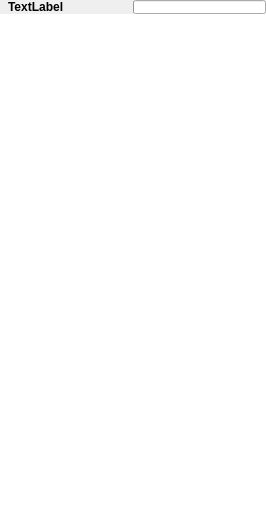
<?xml version="1.0" encoding="UTF-8"?>
<ui version="4.0">
 <class>NodesFrame</class>
 <widget class="QWidget" name="NodesFrame">
  <property name="geometry">
   <rect>
    <x>0</x>
    <y>0</y>
    <width>266</width>
    <height>513</height>
   </rect>
  </property>
  <property name="sizePolicy">
   <sizepolicy hsizetype="Preferred" vsizetype="Expanding">
    <horstretch>0</horstretch>
    <verstretch>0</verstretch>
   </sizepolicy>
  </property>
  <property name="windowTitle">
   <string>AP Configuration</string>
  </property>
  <layout class="QVBoxLayout" name="verticalLayout">
   <property name="spacing">
    <number>0</number>
   </property>
   <property name="leftMargin">
    <number>0</number>
   </property>
   <property name="topMargin">
    <number>0</number>
   </property>
   <property name="rightMargin">
    <number>0</number>
   </property>
   <property name="bottomMargin">
    <number>0</number>
   </property>
   <item>
    <layout class="QHBoxLayout" name="toolBarLayout">
     <property name="spacing">
      <number>1</number>
     </property>
    </layout>
   </item>
   <item>
    <layout class="QHBoxLayout" name="horizontalLayout">
     <property name="spacing">
      <number>0</number>
     </property>
     <property name="leftMargin">
      <number>0</number>
     </property>
     <property name="topMargin">
      <number>0</number>
     </property>
     <property name="rightMargin">
      <number>0</number>
     </property>
     <property name="bottomMargin">
      <number>0</number>
     </property>
     <item>
      <widget class="ClickableLabel" name="lbUavName">
       <property name="font">
        <font>
         <weight>75</weight>
         <bold>true</bold>
        </font>
       </property>
       <property name="text">
        <string>TextLabel</string>
       </property>
       <property name="margin">
        <number>0</number>
       </property>
       <property name="indent">
        <number>8</number>
       </property>
       <property name="textInteractionFlags">
        <set>Qt::LinksAccessibleByMouse|Qt::TextSelectableByMouse</set>
       </property>
      </widget>
     </item>
     <item>
      <widget class="QProgressBar" name="progressBar">
       <property name="sizePolicy">
        <sizepolicy hsizetype="Ignored" vsizetype="Ignored">
         <horstretch>0</horstretch>
         <verstretch>0</verstretch>
        </sizepolicy>
       </property>
       <property name="font">
        <font>
         <pointsize>8</pointsize>
        </font>
       </property>
      </widget>
     </item>
    </layout>
   </item>
   <item>
    <widget class="NodesTreeView" name="tree">
     <property name="sizePolicy">
      <sizepolicy hsizetype="Preferred" vsizetype="Expanding">
       <horstretch>0</horstretch>
       <verstretch>0</verstretch>
      </sizepolicy>
     </property>
     <property name="frameShape">
      <enum>QFrame::NoFrame</enum>
     </property>
     <attribute name="headerVisible">
      <bool>false</bool>
     </attribute>
     <attribute name="headerDefaultSectionSize">
      <number>50</number>
     </attribute>
     <attribute name="headerMinimumSectionSize">
      <number>10</number>
     </attribute>
    </widget>
   </item>
   <item>
    <widget class="QLineEdit" name="eFilter">
     <property name="focusPolicy">
      <enum>Qt::ClickFocus</enum>
     </property>
     <property name="frame">
      <bool>false</bool>
     </property>
     <property name="clearButtonEnabled">
      <bool>true</bool>
     </property>
    </widget>
   </item>
  </layout>
  <action name="aRequest">
   <property name="icon">
    <iconset resource="../../resources/standard-icons.qrc">
     <normaloff>:/icons/old/3downarrow.png</normaloff>:/icons/old/3downarrow.png</iconset>
   </property>
   <property name="text">
    <string>Request</string>
   </property>
   <property name="toolTip">
    <string>Request nodes for configuration..</string>
   </property>
  </action>
  <action name="aUpload">
   <property name="icon">
    <iconset resource="../../resources/standard-icons.qrc">
     <normaloff>:/icons/old/ark_extract.png</normaloff>:/icons/old/ark_extract.png</iconset>
   </property>
   <property name="text">
    <string>Upload</string>
   </property>
   <property name="toolTip">
    <string>Upload configurations</string>
   </property>
  </action>
  <action name="aSave">
   <property name="icon">
    <iconset resource="../../resources/standard-icons.qrc">
     <normaloff>:/icons/old/document-save.png</normaloff>:/icons/old/document-save.png</iconset>
   </property>
   <property name="text">
    <string>Save</string>
   </property>
   <property name="toolTip">
    <string>Save to file..</string>
   </property>
  </action>
  <action name="aLoad">
   <property name="icon">
    <iconset resource="../../resources/standard-icons.qrc">
     <normaloff>:/icons/old/document-open.png</normaloff>:/icons/old/document-open.png</iconset>
   </property>
   <property name="text">
    <string>Load</string>
   </property>
   <property name="toolTip">
    <string>Load from file..</string>
   </property>
  </action>
  <action name="aUndo">
   <property name="icon">
    <iconset resource="../../resources/standard-icons.qrc">
     <normaloff>:/icons/old/document-revert.png</normaloff>:/icons/old/document-revert.png</iconset>
   </property>
   <property name="text">
    <string>Restore data</string>
   </property>
   <property name="toolTip">
    <string>Undo changes</string>
   </property>
  </action>
  <action name="aReload">
   <property name="icon">
    <iconset resource="../../resources/standard-icons.qrc">
     <normaloff>:/icons/old/transport_loop.png</normaloff>:/icons/old/transport_loop.png</iconset>
   </property>
   <property name="text">
    <string>Reload</string>
   </property>
   <property name="toolTip">
    <string>Reload everything</string>
   </property>
  </action>
  <action name="aClearCache">
   <property name="icon">
    <iconset resource="../../resources/standard-icons.qrc">
     <normaloff>:/icons/old/edit-clear-list.png</normaloff>:/icons/old/edit-clear-list.png</iconset>
   </property>
   <property name="text">
    <string>Clear Cache</string>
   </property>
   <property name="toolTip">
    <string>Clear Cache</string>
   </property>
  </action>
  <action name="aLoadTelemetry">
   <property name="icon">
    <iconset resource="../../resources/standard-icons.qrc">
     <normaloff>:/icons/old/document-export-table.png</normaloff>:/icons/old/document-export-table.png</iconset>
   </property>
   <property name="text">
    <string>Load from telemetry</string>
   </property>
   <property name="toolTip">
    <string>Load nodes config from telemetry file</string>
   </property>
  </action>
  <action name="aStop">
   <property name="icon">
    <iconset resource="../../resources/standard-icons.qrc">
     <normaloff>:/icons/old/process-stop.png</normaloff>:/icons/old/process-stop.png</iconset>
   </property>
   <property name="text">
    <string>Stop</string>
   </property>
   <property name="toolTip">
    <string>Stop syncronization</string>
   </property>
  </action>
  <action name="aStats">
   <property name="icon">
    <iconset resource="../../resources/standard-icons.qrc">
     <normaloff>:/icons/old/document-edit-decrypt-verify.png</normaloff>:/icons/old/document-edit-decrypt-verify.png</iconset>
   </property>
   <property name="text">
    <string>Statistics</string>
   </property>
   <property name="toolTip">
    <string>Request node statistics</string>
   </property>
  </action>
 </widget>
 <customwidgets>
  <customwidget>
   <class>ClickableLabel</class>
   <extends>QLabel</extends>
   <header location="global">ClickableLabel.h</header>
  </customwidget>
  <customwidget>
   <class>NodesTreeView</class>
   <extends>QTreeView</extends>
   <header location="global">NodesView.h</header>
  </customwidget>
 </customwidgets>
 <resources>
  <include location="../../resources/standard-icons.qrc"/>
 </resources>
 <connections/>
</ui>
